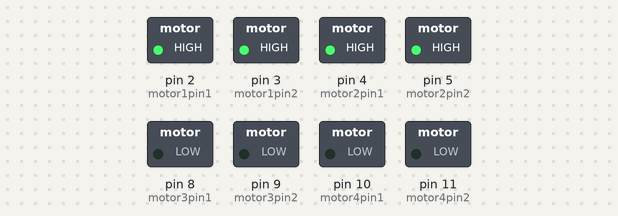
Recording of a sketch running on a simulated Arduino Uno, built with avr-gcc and run on an emulated ATmega328P. Shown: switched loads named in the sketch (green lamp = pin HIGH).

Above: at 0.1 s.
Timing chart, 0 to 1.6 s (numbered marks = the images above):
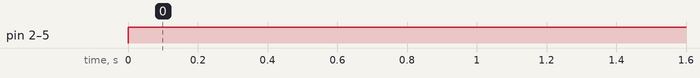

Measured:
- by itself, pin 2 (motor1pin1), pin 3 (motor1pin2), pin 4 (motor2pin1), pin 5 (motor2pin2): LOW → HIGH at 0.00 s

The sketch:

duburi_mini.ino
```cpp
int motor1pin1 = 2;
int motor1pin2 = 3;
int motor2pin1 = 4;
int motor2pin2 = 5;


int motor3pin1 = 8;
int motor3pin2 = 9;
int motor4pin1 = 10;
int motor4pin2 = 11;


/// stored for catching arduino input


/// stored for catching arduino input


void setup(){
    //motor driver 1
    pinMode(2,OUTPUT);
    pinMode(3,OUTPUT);
    pinMode(4,OUTPUT);
    pinMode(5,OUTPUT);

    //motor driver 2
    pinMode(8,OUTPUT);
    pinMode(9,OUTPUT);
    pinMode(10,OUTPUT);
    pinMode(11,OUTPUT);

    //for others
}
void loop(){
  digitalWrite(2,HIGH);
  digitalWrite(3,HIGH);
  digitalWrite(4,HIGH);
  digitalWrite(5,HIGH);

}
```
